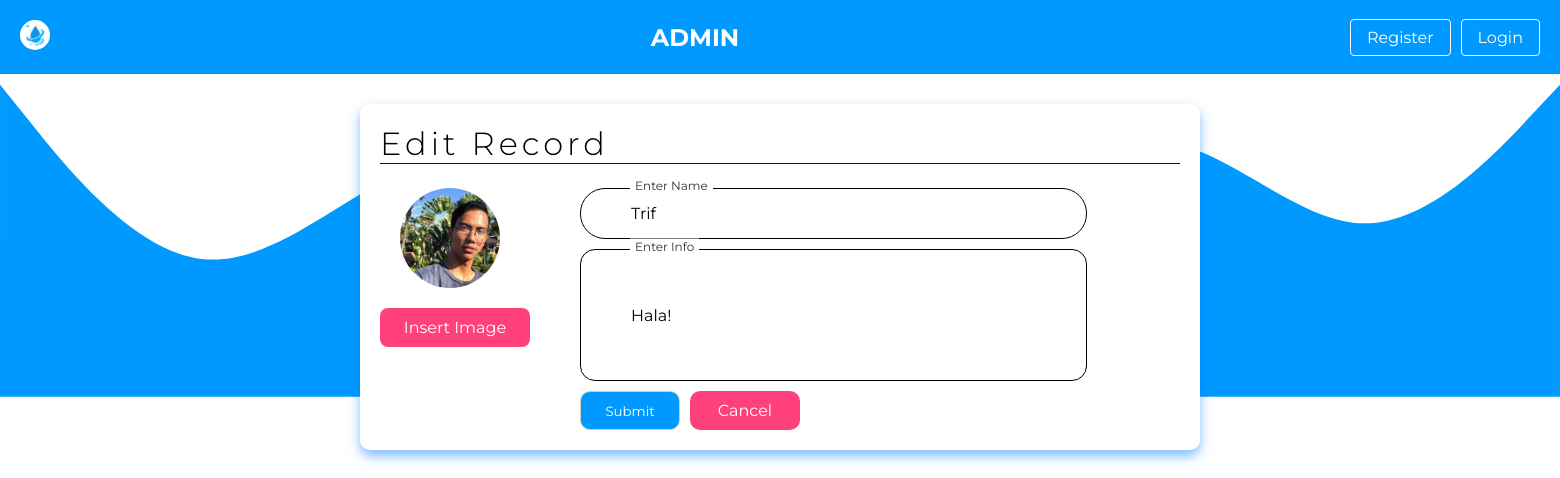
Page /Admin/EditEmployee.php?id=26 on the committed database.
### tables this page shows
CREATE TABLE `tb_upload` (
  `id` int(11) NOT NULL,
  `name` varchar(50) NOT NULL,
  `image` varchar(60) NOT NULL,
  `info` varchar(500) NOT NULL,
  `availability_status` varchar(50) DEFAULT 'Not Available'
);

### Admin/EditEmployee.php (the view, shortened to what this page needs)
<?php
require '../Include/connect.php';
$id = intval($_GET['id']);
$query = "SELECT * FROM tb_upload WHERE id = $id";
$result = mysqli_query($conn, $query);
$row = mysqli_fetch_assoc($result);
?>
<!DOCTYPE html>
<html lang="en">
<head>
    <link rel="stylesheet" href="https://cdnjs.cloudflare.com/ajax/libs/font-awesome/6.6.0/css/all.min.css">
    <link rel="stylesheet" href="../Css/Employee.css">
</head>
<body>
    <nav>
        <ul class="home-ul">
            <li class="logo"><a href="../FrontPage.php"><img src="../Image/Thirstdrop.png" alt="" height="30" width="30" class="logo"></a></li>
            <div class="nav-center">
                <li class="nav-links"><a href="#about">ADMIN</a></li>
            </div>
            <li class="nav-button"><a href="">Register</a></li>
            <li class="nav-button"><a href="">Login</a></li>
        </ul>
    </nav>
    <div class="content-container">
        <form action="" method="post" enctype="multipart/form-data">
            <div class="site-title">
                <h1>Edit Record</h1>
            </div>
                <div class="personal">
                    <div class="personal-inside">
                        <div class="left-input">
                                <img src="../Image/<?php echo htmlspecialchars($row['image']); ?>" alt="Current Image" width="100">
                                <label for="image">Insert Image</label>
                            </div>
                    </div>
                    <div class="right-input">
                        <div class="form-group">
                            <input class="custom-input" placeholder=" " type="text" name="name" id="name" value="<?php echo htmlspecialchars($row['name']); ?>" required>
                            <label for="name">Enter Name</label>
                        </div>
                        <div class="form-group">
                            <input class="custom-input text-area" placeholder=" " type="text" name="info" id="info" value="<?php echo htmlspecialchars($row['info']); ?>">
                            <label for="info">Enter Info</label>
                        </div>
                        <div class="submit">
                           <button  type="submit" name="submit" class="button">Submit</button>
                           <a href="../Admin/EmployeeInfo.php" class="cancel">Cancel</a>
                        </div>
                    </div>
                </div>
        </form>
    </div>
</body>
</html>

### Css/Employee.css (style rules this page uses)
* { font-family: "Montserrat", sans-serif; margin: 0; }
body { margin: 0; overflow: hidden; }
nav { background-color: #0099ff; padding: 20px; }
.home-ul { display: flex; align-items: center; justify-content: space-between; list-style: none; margin: 0; padding: 0; }
.logo { color: white; margin-right: auto; border-radius: 50%; }
.nav-center { display: flex; justify-content: center; flex-grow: 1; gap: 20px; }
.nav-button { margin-left: 10px; }
.nav-button a { color: white; text-decoration: none; padding: 8px 16px; border-radius: 4px; background-color: #0099ff; border: thin solid white; transition: background-color 0.3s; }
.nav-links a { color: white; text-decoration: none; padding-bottom: 5px; position: relative; font-size: 1.5rem; font-weight: bold; }
.nav-links a::after { content: ""; position: absolute; left: 0; bottom: 0; height: 2px; width: 0; background-color: white; transition: width 0.3s; }
.content-container { box-shadow: 0 6px 12px rgba(0, 123, 255, 0.5); position: relative; z-index: 1; top: 30px; padding: 20px; max-width: 800px; margin: 0 auto; background-color: #ffffff; transition: all 300ms ease-in-out; border-radius: 10px; }
.site-title { text-align: Left; border-bottom: 1px solid #111111; margin-bottom: 24px; }
.site-title h1 { font-weight: 300; letter-spacing: 4px; }
.personal { width: 700%; display: flex; gap: 50px; }
.personal-inside { display: flex; flex-direction: column; }
.left-input { display: flex; flex-direction: column; }
.left-input img { display: flex; width: 100px; height: 100px; border-radius: 50%; margin-bottom: 20px; margin-left: 20px ; }
.left-input label { display: block; width: 130px; background: #ff407d; color: white; padding: 10px; text-align: center; border-radius: 8px; cursor: pointer; }
.custom-input { width: 170%; border: 1px solid black; border-radius: 25px; font-size: 16px; outline: none; }
.form-group { position: relative; margin-bottom: 10px; }
.form-group label { position: absolute; top: 50%; left: 50px; transform: translateY(-50%); background: white; padding: 0 5px; color: #aaa; font-size: 16px; transition: 0.3s ease; pointer-events: none; }
.form-group input:focus + label, .form-group input:not(:placeholder-shown) + label { top: -3px; left: 50px; font-size: 12px; color: #333; }
input[type=text] { padding: 15px; }
.form-group input[type=text] { padding-left: 50px; }
.text-area { width: 170%; height: 100px; border-radius: 15px; }
.submit { display: flex; margin: 0 auto; gap: 10px; width: 100%; max-width: 600px; }
.button { background-color: #0099ff; padding: 10px; width: 100px; border: 1px solid #ccc; border-radius: 10px; color: white; }
.cancel { text-decoration: none; padding: 10px; width: 90px; text-align: center; border-radius: 10px; background-color: #ff407d; color: white; }

### rows in the picture
tb_upload: image (picture), name "Trif", info "Hala!"
